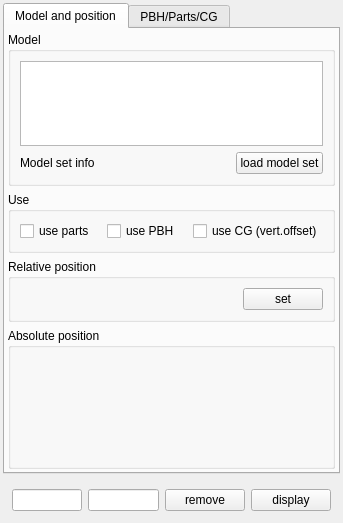
<?xml version="1.0" encoding="UTF-8"?>
<ui version="4.0">
 <class>CModelBrowserComponent</class>
 <widget class="QFrame" name="CModelBrowserComponent">
  <property name="geometry">
   <rect>
    <x>0</x>
    <y>0</y>
    <width>343</width>
    <height>523</height>
   </rect>
  </property>
  <property name="windowTitle">
   <string>Model browser</string>
  </property>
  <layout class="QVBoxLayout" name="vl_ModelBrowser" stretch="0,0">
   <property name="leftMargin">
    <number>3</number>
   </property>
   <property name="topMargin">
    <number>3</number>
   </property>
   <property name="rightMargin">
    <number>3</number>
   </property>
   <property name="bottomMargin">
    <number>3</number>
   </property>
   <item>
    <widget class="QTabWidget" name="tw_Tab">
     <property name="currentIndex">
      <number>0</number>
     </property>
     <widget class="QWidget" name="tb_ModelAndPosition">
      <attribute name="title">
       <string>Model and position</string>
      </attribute>
      <layout class="QVBoxLayout" name="vl_Position">
       <property name="leftMargin">
        <number>3</number>
       </property>
       <property name="topMargin">
        <number>3</number>
       </property>
       <property name="rightMargin">
        <number>3</number>
       </property>
       <property name="bottomMargin">
        <number>3</number>
       </property>
       <item>
        <widget class="QGroupBox" name="gb_Model">
         <property name="title">
          <string>Model</string>
         </property>
         <layout class="QVBoxLayout" name="verticalLayout_4">
          <item>
           <widget class="swift::gui::views::CAircraftModelView" name="tvp_AircraftModels">
            <property name="selectionMode">
             <enum>QAbstractItemView::SingleSelection</enum>
            </property>
            <property name="selectionBehavior">
             <enum>QAbstractItemView::SelectRows</enum>
            </property>
            <attribute name="verticalHeaderVisible">
             <bool>false</bool>
            </attribute>
           </widget>
          </item>
          <item>
           <widget class="QWidget" name="wi_LoadModels" native="true">
            <layout class="QHBoxLayout" name="hl_LoadModels">
             <property name="leftMargin">
              <number>0</number>
             </property>
             <property name="topMargin">
              <number>0</number>
             </property>
             <property name="rightMargin">
              <number>0</number>
             </property>
             <property name="bottomMargin">
              <number>0</number>
             </property>
             <item>
              <widget class="QLabel" name="lbl_ModelSetInfo">
               <property name="text">
                <string>Model set info</string>
               </property>
              </widget>
             </item>
             <item alignment="Qt::AlignRight">
              <widget class="QPushButton" name="pb_LoadModelSet">
               <property name="text">
                <string>load model set</string>
               </property>
              </widget>
             </item>
            </layout>
           </widget>
          </item>
         </layout>
        </widget>
       </item>
       <item>
        <widget class="QGroupBox" name="gb_Parts">
         <property name="title">
          <string>Use</string>
         </property>
         <layout class="QGridLayout" name="gridLayout">
          <item row="0" column="0">
           <widget class="QCheckBox" name="cb_UseParts">
            <property name="text">
             <string>use parts</string>
            </property>
           </widget>
          </item>
          <item row="0" column="1">
           <widget class="QCheckBox" name="cb_UsePBH">
            <property name="text">
             <string>use PBH</string>
            </property>
           </widget>
          </item>
          <item row="0" column="2">
           <widget class="QCheckBox" name="cb_UseCG">
            <property name="text">
             <string>use CG (vert.offset)</string>
            </property>
           </widget>
          </item>
         </layout>
        </widget>
       </item>
       <item>
        <widget class="QGroupBox" name="gb_RelativePosition">
         <property name="title">
          <string>Relative position</string>
         </property>
         <layout class="QHBoxLayout" name="horizontalLayout">
          <item>
           <widget class="swift::gui::editors::CRelativeAircraftPosition" name="editor_RelativePosition"/>
          </item>
          <item alignment="Qt::AlignRight">
           <widget class="QPushButton" name="pb_SetRelativePosition">
            <property name="text">
             <string>set</string>
            </property>
           </widget>
          </item>
         </layout>
        </widget>
       </item>
       <item>
        <widget class="QGroupBox" name="gb_AbsolutePosition">
         <property name="title">
          <string>Absolute position</string>
         </property>
         <layout class="QVBoxLayout" name="verticalLayout_2">
          <item>
           <widget class="swift::gui::editors::CCoordinateForm" name="editor_Coordinate">
            <property name="minimumSize">
             <size>
              <width>0</width>
              <height>100</height>
             </size>
            </property>
           </widget>
          </item>
         </layout>
        </widget>
       </item>
      </layout>
     </widget>
     <widget class="QWidget" name="tb_PartsAndMisc">
      <attribute name="title">
       <string>PBH/Parts/CG</string>
      </attribute>
      <layout class="QVBoxLayout" name="vl_PartsAndMisc">
       <item>
        <widget class="QGroupBox" name="gb_Pbh">
         <property name="title">
          <string>PBH</string>
         </property>
         <layout class="QVBoxLayout" name="vl_Pbh">
          <property name="leftMargin">
           <number>3</number>
          </property>
          <property name="topMargin">
           <number>3</number>
          </property>
          <property name="rightMargin">
           <number>3</number>
          </property>
          <property name="bottomMargin">
           <number>3</number>
          </property>
          <item>
           <widget class="swift::gui::editors::CPbhsForm" name="editor_Pbh">
            <property name="frameShape">
             <enum>QFrame::StyledPanel</enum>
            </property>
            <property name="frameShadow">
             <enum>QFrame::Raised</enum>
            </property>
           </widget>
          </item>
         </layout>
        </widget>
       </item>
       <item>
        <widget class="QGroupBox" name="groupBox">
         <property name="title">
          <string>Parts</string>
         </property>
         <layout class="QVBoxLayout" name="verticalLayout_5">
          <item>
           <widget class="swift::gui::editors::CAircraftPartsForm" name="editor_AircraftParts">
            <property name="minimumSize">
             <size>
              <width>0</width>
              <height>125</height>
             </size>
            </property>
           </widget>
          </item>
         </layout>
        </widget>
       </item>
       <item>
        <widget class="QGroupBox" name="gb_CG">
         <property name="title">
          <string>CG/vertical offset</string>
         </property>
         <layout class="QHBoxLayout" name="horizontalLayout_3">
          <item>
           <widget class="QLineEdit" name="le_CG"/>
          </item>
          <item>
           <widget class="QCheckBox" name="cb_OverrideCG">
            <property name="text">
             <string>override CG</string>
            </property>
           </widget>
          </item>
         </layout>
        </widget>
       </item>
      </layout>
     </widget>
    </widget>
   </item>
   <item>
    <widget class="QWidget" name="wi_DisplayAndInfo" native="true">
     <layout class="QHBoxLayout" name="horizontalLayout_2">
      <item>
       <widget class="QLineEdit" name="le_Info">
        <property name="readOnly">
         <bool>true</bool>
        </property>
       </widget>
      </item>
      <item>
       <widget class="QLineEdit" name="le_ModelInfo">
        <property name="readOnly">
         <bool>true</bool>
        </property>
       </widget>
      </item>
      <item>
       <widget class="QPushButton" name="pb_Remove">
        <property name="text">
         <string>remove</string>
        </property>
       </widget>
      </item>
      <item>
       <widget class="QPushButton" name="pb_Display">
        <property name="text">
         <string>display</string>
        </property>
       </widget>
      </item>
     </layout>
    </widget>
   </item>
  </layout>
 </widget>
 <customwidgets>
  <customwidget>
   <class>swift::gui::editors::CRelativeAircraftPosition</class>
   <extends>QFrame</extends>
   <header>gui/editors/relativeaircraftposition.h</header>
   <container>1</container>
  </customwidget>
  <customwidget>
   <class>swift::gui::editors::CCoordinateForm</class>
   <extends>QFrame</extends>
   <header>gui/editors/coordinateform.h</header>
   <container>1</container>
  </customwidget>
  <customwidget>
   <class>swift::gui::views::CAircraftModelView</class>
   <extends>QTableView</extends>
   <header>gui/views/aircraftmodelview.h</header>
  </customwidget>
  <customwidget>
   <class>swift::gui::editors::CAircraftPartsForm</class>
   <extends>QFrame</extends>
   <header>gui/editors/aircraftpartsform.h</header>
   <container>1</container>
  </customwidget>
  <customwidget>
   <class>swift::gui::editors::CPbhsForm</class>
   <extends>QFrame</extends>
   <header>gui/editors/pbhsform.h</header>
   <container>1</container>
  </customwidget>
 </customwidgets>
 <tabstops>
  <tabstop>tw_Tab</tabstop>
  <tabstop>tvp_AircraftModels</tabstop>
  <tabstop>pb_LoadModelSet</tabstop>
  <tabstop>cb_UseParts</tabstop>
  <tabstop>cb_UsePBH</tabstop>
  <tabstop>cb_UseCG</tabstop>
  <tabstop>pb_SetRelativePosition</tabstop>
  <tabstop>le_Info</tabstop>
  <tabstop>le_ModelInfo</tabstop>
  <tabstop>pb_Remove</tabstop>
  <tabstop>pb_Display</tabstop>
  <tabstop>le_CG</tabstop>
  <tabstop>cb_OverrideCG</tabstop>
 </tabstops>
 <resources/>
 <connections/>
</ui>
